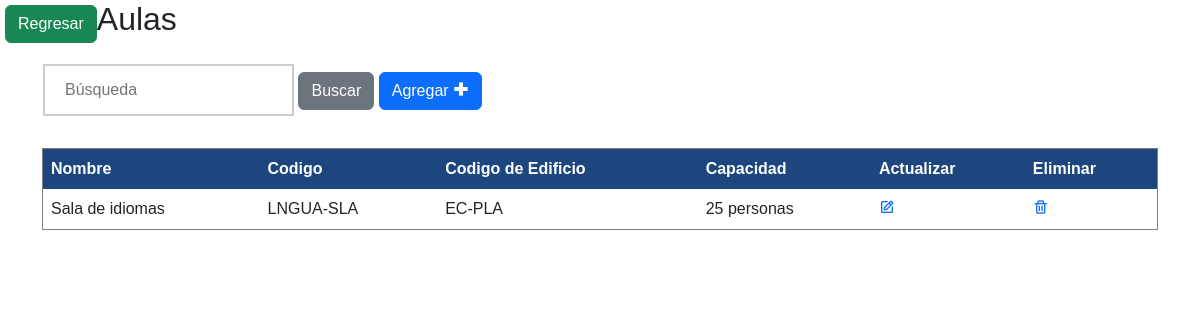
/tablaAulas.php, run on the app's committed database.
### tables this page shows
CREATE TABLE IF NOT EXISTS `aulas` (
  `nombre` text NOT NULL,
  `codigo_aula` varchar(10) NOT NULL,
  `codigo_edificio` varchar(10) NOT NULL,
  `capacidad` int NOT NULL,
  PRIMARY KEY (`codigo_aula`)
);

### config.php (called while the page is built, shortened)
<?php
$basededatos = "baseaulas";
?>

### tablaAulas.php (the view, shortened to what this page needs)
<?php
	if(isset($_POST['search']))
	{
		$valueToSearh = $_POST['valueToSearh'];
		$query = "SELECT * FROM aulas WHERE codigo_aula LIKE '%".$valueToSearh."%' OR codigo_edificio LIKE '%".$valueToSearh."%'";
		$result = filterRecord($query);
	}
	else
	{
		$query = "SELECT *FROM aulas";
		$result = filterRecord($query);
	}
	function filterRecord($query)
	{
		include("config.php");
		$filter_result = mysqli_query($mysqli, $query);
		return $filter_result;
	}
?>
<!DOCTYPE html>
<html lang="en">
<head>
    <link href='https://unpkg.com/boxicons@2.1.4/css/boxicons.min.css' rel='stylesheet'>
    <link href="https://cdn.jsdelivr.net/npm/bootstrap@5.2.3/dist/css/bootstrap.min.css" rel="stylesheet">
    <link href="../estilos/edificiosEstilos.css" rel="stylesheet">
</head>
<body>
    <div class="regresa">
        <a href="../administrador.php" class="btn btn-success">Regresar</a>
    </div>
    <div class="container">
    <h2>Aulas</h2>
        <form action="" method="POST">
            <input type="search" name="valueToSearh" placeholder="Búsqueda">
            <button type="submit" class="btn btn-secondary" name="search">Buscar</button>
            <a href="../aulas/add.php" class="btn btn-primary" role="button">Agregar <i class='bx bx-plus-medical'></i></a>
        </form>
        <br/>
        <?php
        echo "<table border='1'>
        <tr>
        <th>Nombre</th>
        <th>Codigo</th>
        <th>Codigo de Edificio</th>
        <th>Capacidad</th>
        <th>Actualizar</th>
        <th>Eliminar</th>
        </tr>";
        while ($row = mysqli_fetch_array($result)) {
            echo "<tr>";
            echo "<td>" . $row['nombre'] . "</td>";
            echo "<td>" . $row['codigo_aula'] . "</td>";
            echo "<td>" . $row['codigo_edificio'] . "</td>";
            echo "<td>" . $row['capacidad'] . " personas</td>";
            echo "<td><a href='update.php?id=" . $row['codigo_aula'] ."'> <i class='bx bx-edit'> </i></a></td>";
            echo "<td><a href='delete.php?id=" . $row['codigo_aula']."'> <i class='bx bx-trash'> </i> </a></td>";
            echo "</tr>";
        }
        echo "</table>";
        ?>
</body>
</html>

### edificiosEstilos.css (style rules this page uses)
body { font-family: Verdana,sans-serif; margin:0 }
form { border: none; padding-top: 10px; padding-left: 1px; padding-right: 1px; }
input[type=search] { width: auto; padding: 12px 20px; margin: 8px 0; display: inline-block; border: 2px solid #ccc; box-sizing: border-box; }
button { background-color: #1C467D; color: white; padding: 14px 20px; margin: 8px 0; border: none; cursor: pointer; width: auto; }
table { border-collapse: collapse; width: 100%; }
th, td { text-align: left; padding: 8px; }
th { background-color: #1C467D; color: white; }

### tablaAulas.php (style rules this page uses)
.regresa { float: left; margin-top: 5px; margin-left: 5px; }

### data on the page
aulas: nombre "Sala de idiomas", codigo_aula "LNGUA-SLA", codigo_edificio "EC-PLA", capacidad "25"
